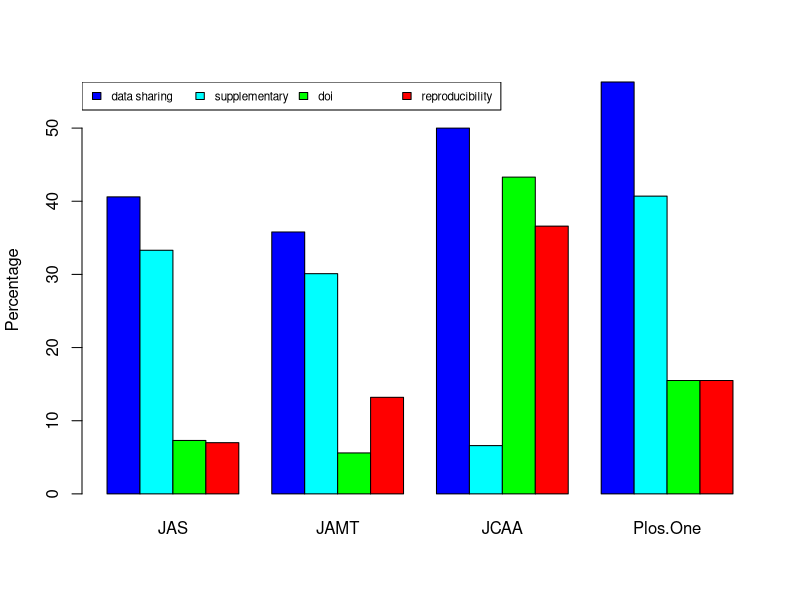
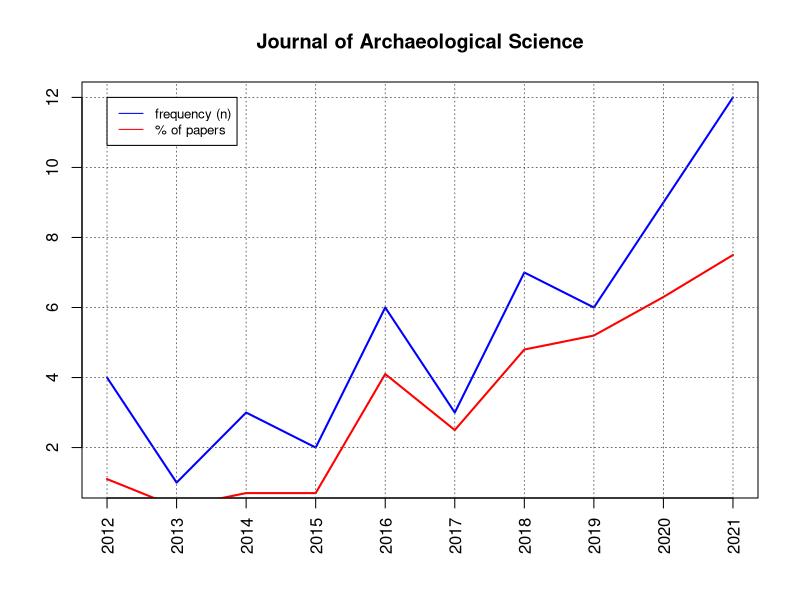

Reproduce these figures in R, in order.
#import data
journals<-read.csv(file="csv/journals.csv", header = TRUE, sep = ",")
# plot figure 1
barplot(as.matrix(journals[,2:5]), main = "", beside = TRUE, col=c("blue","cyan","green","red"), ylab="Percentage")
legend("topleft", c("data sharing","supplementary","doi","reproducibility"),fill = c("blue","cyan","green","red"), horiz = TRUE, cex=0.7)
dev.print(device=pdf, file="pdf/Fig1.pdf")

#import data
jas<-read.csv(file="csv/jas.csv", header = TRUE, sep = ",")
xticks <- seq(1,10,1)
# plot figure 3
plot(jas$n, lty="solid", type="l", col="blue", lwd=2, xlab="", ylab="", xaxt="n",cex.axis=1, main="Journal of Archaeological Science")
lines(jas$X., lty="solid", type="l", col="red", lwd=2)
axis(side=1, at=xticks, labels=seq(2012,2021,1), las=2, cex.axis=1)
abline(v=seq(1,12,1), lwd=0.8, lty="dotted", col="grey30")
abline(h=seq(2,12,2), lwd=0.8, lty="dotted", col="grey30")
legend(1, 12, legend=c("frequency (n)", "% of papers"),col=c("blue", "red"), lty=1:1, cex=0.8)
dev.print(device = pdf, file="pdf/Fig3.pdf")
